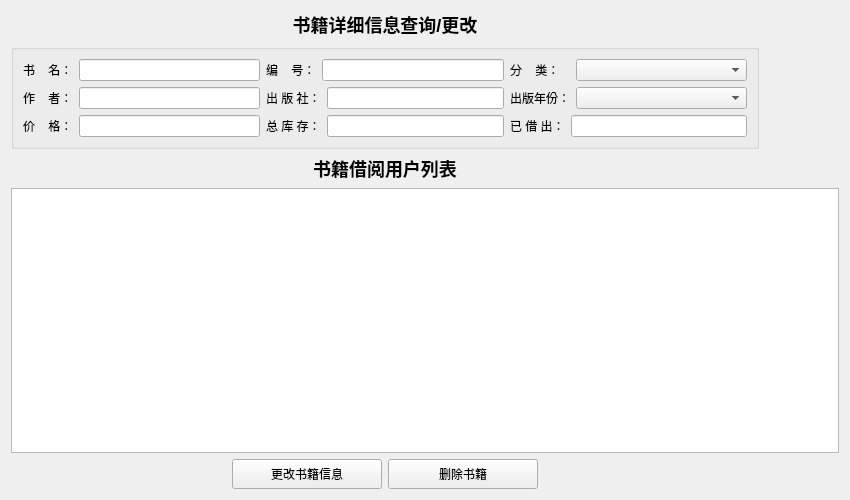
<?xml version="1.0" encoding="UTF-8"?>
<ui version="4.0">
 <class>BookDetailWindow</class>
 <widget class="QWidget" name="BookDetailWindow">
  <property name="geometry">
   <rect>
    <x>0</x>
    <y>0</y>
    <width>850</width>
    <height>500</height>
   </rect>
  </property>
  <property name="minimumSize">
   <size>
    <width>850</width>
    <height>440</height>
   </size>
  </property>
  <property name="maximumSize">
   <size>
    <width>950</width>
    <height>921</height>
   </size>
  </property>
  <property name="windowTitle">
   <string>Form</string>
  </property>
  <layout class="QGridLayout" name="gridLayout_2">
   <item row="0" column="0">
    <spacer name="horizontalSpacer_2">
     <property name="orientation">
      <enum>Qt::Horizontal</enum>
     </property>
     <property name="sizeHint" stdset="0">
      <size>
       <width>244</width>
       <height>20</height>
      </size>
     </property>
    </spacer>
   </item>
   <item row="0" column="1" colspan="2">
    <widget class="QLabel" name="label">
     <property name="text">
      <string>&lt;html&gt;&lt;head/&gt;&lt;body&gt;&lt;p&gt;&lt;span style=&quot; font-size:x-large; font-weight:600;&quot;&gt;书籍详细信息查询/更改&lt;/span&gt;&lt;/p&gt;&lt;/body&gt;&lt;/html&gt;</string>
     </property>
     <property name="alignment">
      <set>Qt::AlignCenter</set>
     </property>
    </widget>
   </item>
   <item row="0" column="3">
    <spacer name="horizontalSpacer_3">
     <property name="orientation">
      <enum>Qt::Horizontal</enum>
     </property>
     <property name="sizeHint" stdset="0">
      <size>
       <width>244</width>
       <height>20</height>
      </size>
     </property>
    </spacer>
   </item>
   <item row="1" column="0" colspan="4">
    <widget class="QGroupBox" name="groupBox">
     <property name="title">
      <string/>
     </property>
     <layout class="QGridLayout" name="gridLayout">
      <item row="0" column="0">
       <layout class="QVBoxLayout" name="verticalLayout">
        <item>
         <layout class="QHBoxLayout" name="horizontalLayout">
          <item>
           <widget class="QLabel" name="label_userName">
            <property name="text">
             <string>书    名：</string>
            </property>
           </widget>
          </item>
          <item>
           <widget class="QLineEdit" name="LineEdit_bookName">
            <property name="minimumSize">
             <size>
              <width>171</width>
              <height>0</height>
             </size>
            </property>
           </widget>
          </item>
         </layout>
        </item>
        <item>
         <layout class="QHBoxLayout" name="horizontalLayout_2">
          <item>
           <widget class="QLabel" name="label_password">
            <property name="text">
             <string>作    者：</string>
            </property>
           </widget>
          </item>
          <item>
           <widget class="QLineEdit" name="LineEdit_auther">
            <property name="minimumSize">
             <size>
              <width>0</width>
              <height>0</height>
             </size>
            </property>
           </widget>
          </item>
         </layout>
        </item>
        <item>
         <layout class="QHBoxLayout" name="horizontalLayout_8">
          <item>
           <widget class="QLabel" name="label_password_2">
            <property name="text">
             <string>价    格：</string>
            </property>
           </widget>
          </item>
          <item>
           <widget class="QLineEdit" name="LineEdit_price">
            <property name="minimumSize">
             <size>
              <width>0</width>
              <height>0</height>
             </size>
            </property>
            <property name="text">
             <string/>
            </property>
           </widget>
          </item>
         </layout>
        </item>
       </layout>
      </item>
      <item row="0" column="1">
       <layout class="QVBoxLayout" name="verticalLayout_3">
        <item>
         <layout class="QHBoxLayout" name="horizontalLayout_4">
          <item>
           <widget class="QLabel" name="label_userID">
            <property name="text">
             <string>编    号：</string>
            </property>
           </widget>
          </item>
          <item>
           <widget class="QLineEdit" name="LineEdit_bookID">
            <property name="minimumSize">
             <size>
              <width>171</width>
              <height>0</height>
             </size>
            </property>
           </widget>
          </item>
         </layout>
        </item>
        <item>
         <layout class="QHBoxLayout" name="horizontalLayout_6">
          <item>
           <widget class="QLabel" name="label_userID_3">
            <property name="text">
             <string>出 版 社：</string>
            </property>
           </widget>
          </item>
          <item>
           <widget class="QLineEdit" name="LineEdit_publisher">
            <property name="minimumSize">
             <size>
              <width>0</width>
              <height>0</height>
             </size>
            </property>
            <property name="text">
             <string/>
            </property>
           </widget>
          </item>
         </layout>
        </item>
        <item>
         <layout class="QHBoxLayout" name="horizontalLayout_5">
          <item>
           <widget class="QLabel" name="label_password_3">
            <property name="text">
             <string>总 库 存：</string>
            </property>
           </widget>
          </item>
          <item>
           <widget class="QLineEdit" name="LineEdit_booknum">
            <property name="minimumSize">
             <size>
              <width>0</width>
              <height>0</height>
             </size>
            </property>
           </widget>
          </item>
         </layout>
        </item>
       </layout>
      </item>
      <item row="0" column="2">
       <layout class="QVBoxLayout" name="verticalLayout_2">
        <item>
         <layout class="QHBoxLayout" name="horizontalLayout_3">
          <item>
           <widget class="QLabel" name="label_userID_2">
            <property name="text">
             <string>分    类：</string>
            </property>
           </widget>
          </item>
          <item>
           <widget class="QComboBox" name="comboBox_type">
            <property name="minimumSize">
             <size>
              <width>171</width>
              <height>0</height>
             </size>
            </property>
           </widget>
          </item>
         </layout>
        </item>
        <item>
         <layout class="QHBoxLayout" name="horizontalLayout_7">
          <item>
           <widget class="QLabel" name="label_userID_4">
            <property name="maximumSize">
             <size>
              <width>16777215</width>
              <height>16777215</height>
             </size>
            </property>
            <property name="text">
             <string>出版年份：</string>
            </property>
           </widget>
          </item>
          <item>
           <widget class="QComboBox" name="comboBox_year">
            <property name="minimumSize">
             <size>
              <width>171</width>
              <height>0</height>
             </size>
            </property>
           </widget>
          </item>
         </layout>
        </item>
        <item>
         <layout class="QHBoxLayout" name="horizontalLayout_9">
          <item>
           <widget class="QLabel" name="label_userID_5">
            <property name="text">
             <string>已 借 出：</string>
            </property>
           </widget>
          </item>
          <item>
           <widget class="QLineEdit" name="LineEdit_out">
            <property name="minimumSize">
             <size>
              <width>0</width>
              <height>0</height>
             </size>
            </property>
            <property name="text">
             <string/>
            </property>
           </widget>
          </item>
         </layout>
        </item>
       </layout>
      </item>
     </layout>
    </widget>
   </item>
   <item row="1" column="4">
    <spacer name="horizontalSpacer">
     <property name="orientation">
      <enum>Qt::Horizontal</enum>
     </property>
     <property name="sizeHint" stdset="0">
      <size>
       <width>103</width>
       <height>20</height>
      </size>
     </property>
    </spacer>
   </item>
   <item row="2" column="1" colspan="2">
    <widget class="QLabel" name="label_2">
     <property name="text">
      <string>&lt;html&gt;&lt;head/&gt;&lt;body&gt;&lt;p&gt;&lt;span style=&quot; font-size:x-large; font-weight:600;&quot;&gt;书籍借阅用户列表&lt;/span&gt;&lt;/p&gt;&lt;/body&gt;&lt;/html&gt;</string>
     </property>
     <property name="alignment">
      <set>Qt::AlignCenter</set>
     </property>
    </widget>
   </item>
   <item row="3" column="0" colspan="5">
    <widget class="QTableWidget" name="tableWidget"/>
   </item>
   <item row="4" column="1">
    <widget class="QPushButton" name="Button_changeBookInfo">
     <property name="minimumSize">
      <size>
       <width>150</width>
       <height>30</height>
      </size>
     </property>
     <property name="maximumSize">
      <size>
       <width>150</width>
       <height>30</height>
      </size>
     </property>
     <property name="text">
      <string>更改书籍信息</string>
     </property>
    </widget>
   </item>
   <item row="4" column="2">
    <widget class="QPushButton" name="Button_deleteBook">
     <property name="minimumSize">
      <size>
       <width>150</width>
       <height>30</height>
      </size>
     </property>
     <property name="maximumSize">
      <size>
       <width>150</width>
       <height>30</height>
      </size>
     </property>
     <property name="text">
      <string>删除书籍</string>
     </property>
    </widget>
   </item>
  </layout>
 </widget>
 <resources/>
 <connections/>
</ui>
